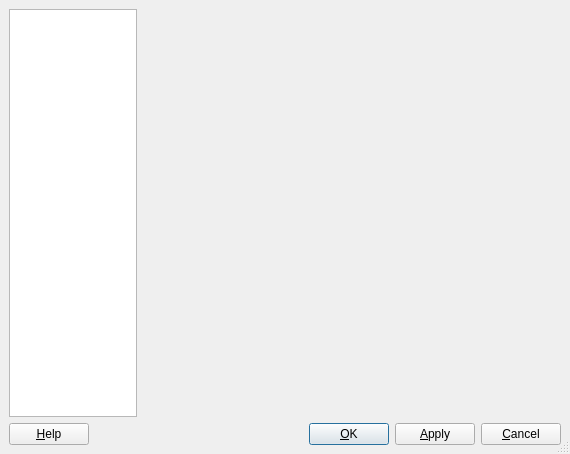
<ui version="4.0" >
 <author></author>
 <comment></comment>
 <exportmacro></exportmacro>
 <class>Gui::Dialog::DlgPreferences</class>
 <widget class="QDialog" name="Gui::Dialog::DlgPreferences" >
  <property name="geometry" >
   <rect>
    <x>0</x>
    <y>0</y>
    <width>570</width>
    <height>454</height>
   </rect>
  </property>
  <property name="windowTitle" >
   <string>Preferences</string>
  </property>
  <property name="sizeGripEnabled" >
   <bool>true</bool>
  </property>
  <property name="modal" >
   <bool>true</bool>
  </property>
  <layout class="QGridLayout" >
   <property name="margin" >
    <number>9</number>
   </property>
   <property name="spacing" >
    <number>6</number>
   </property>
   <item row="0" column="0" >
    <layout class="QHBoxLayout" >
     <property name="margin" >
      <number>0</number>
     </property>
     <property name="spacing" >
      <number>6</number>
     </property>
     <item>
      <widget class="QListWidget" name="listBox" >
       <property name="sizePolicy" >
        <sizepolicy>
         <hsizetype>0</hsizetype>
         <vsizetype>7</vsizetype>
         <horstretch>0</horstretch>
         <verstretch>0</verstretch>
        </sizepolicy>
       </property>
       <property name="minimumSize" >
        <size>
         <width>120</width>
         <height>0</height>
        </size>
       </property>
       <property name="maximumSize" >
        <size>
         <width>128</width>
         <height>16777215</height>
        </size>
       </property>
       <property name="frameShape" >
        <enum>QFrame::StyledPanel</enum>
       </property>
       <property name="frameShadow" >
        <enum>QFrame::Sunken</enum>
       </property>
       <property name="verticalScrollBarPolicy" >
        <enum>Qt::ScrollBarAlwaysOff</enum>
       </property>
       <property name="horizontalScrollBarPolicy" >
        <enum>Qt::ScrollBarAlwaysOff</enum>
       </property>
       <property name="iconSize" >
        <size>
         <width>96</width>
         <height>96</height>
        </size>
       </property>
       <property name="spacing" >
        <number>12</number>
       </property>
       <property name="viewMode" >
        <enum>QListView::IconMode</enum>
       </property>
      </widget>
     </item>
     <item>
      <widget class="QStackedWidget" name="tabWidgetStack" />
     </item>
    </layout>
   </item>
   <item row="1" column="0" >
    <layout class="QHBoxLayout" >
     <property name="margin" >
      <number>0</number>
     </property>
     <property name="spacing" >
      <number>6</number>
     </property>
     <item>
      <widget class="QPushButton" name="buttonHelp" >
       <property name="text" >
        <string>&amp;Help</string>
       </property>
       <property name="shortcut" >
        <string>Alt+H</string>
       </property>
       <property name="autoDefault" >
        <bool>true</bool>
       </property>
      </widget>
     </item>
     <item>
      <spacer>
       <property name="orientation" >
        <enum>Qt::Horizontal</enum>
       </property>
       <property name="sizeType" >
        <enum>QSizePolicy::Expanding</enum>
       </property>
       <property name="sizeHint" >
        <size>
         <width>170</width>
         <height>20</height>
        </size>
       </property>
      </spacer>
     </item>
     <item>
      <widget class="QPushButton" name="buttonOk" >
       <property name="text" >
        <string>&amp;OK</string>
       </property>
       <property name="shortcut" >
        <string/>
       </property>
       <property name="autoDefault" >
        <bool>true</bool>
       </property>
       <property name="default" >
        <bool>true</bool>
       </property>
      </widget>
     </item>
     <item>
      <widget class="QPushButton" name="buttonApply" >
       <property name="text" >
        <string>&amp;Apply</string>
       </property>
       <property name="shortcut" >
        <string>Alt+A</string>
       </property>
       <property name="autoDefault" >
        <bool>true</bool>
       </property>
      </widget>
     </item>
     <item>
      <widget class="QPushButton" name="buttonCancel" >
       <property name="text" >
        <string>&amp;Cancel</string>
       </property>
       <property name="shortcut" >
        <string/>
       </property>
       <property name="autoDefault" >
        <bool>true</bool>
       </property>
      </widget>
     </item>
    </layout>
   </item>
  </layout>
 </widget>
 <layoutdefault spacing="6" margin="11" />
 <pixmapfunction>qPixmapFromMimeSource</pixmapfunction>
 <tabstops>
  <tabstop>listBox</tabstop>
  <tabstop>buttonHelp</tabstop>
  <tabstop>buttonOk</tabstop>
  <tabstop>buttonApply</tabstop>
  <tabstop>buttonCancel</tabstop>
 </tabstops>
 <resources/>
 <connections>
  <connection>
   <sender>buttonOk</sender>
   <signal>clicked()</signal>
   <receiver>Gui::Dialog::DlgPreferences</receiver>
   <slot>accept()</slot>
   <hints>
    <hint type="sourcelabel" >
     <x>20</x>
     <y>20</y>
    </hint>
    <hint type="destinationlabel" >
     <x>20</x>
     <y>20</y>
    </hint>
   </hints>
  </connection>
  <connection>
   <sender>buttonCancel</sender>
   <signal>clicked()</signal>
   <receiver>Gui::Dialog::DlgPreferences</receiver>
   <slot>reject()</slot>
   <hints>
    <hint type="sourcelabel" >
     <x>20</x>
     <y>20</y>
    </hint>
    <hint type="destinationlabel" >
     <x>20</x>
     <y>20</y>
    </hint>
   </hints>
  </connection>
 </connections>
</ui>
